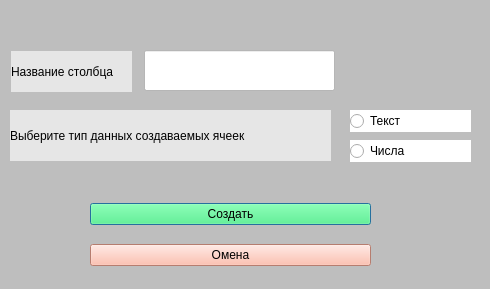
<?xml version="1.0" encoding="UTF-8"?>
<ui version="4.0">
 <class>ColumnAdd</class>
 <widget class="QDialog" name="ColumnAdd">
  <property name="geometry">
   <rect>
    <x>0</x>
    <y>0</y>
    <width>490</width>
    <height>289</height>
   </rect>
  </property>
  <property name="windowTitle">
   <string>Dialog</string>
  </property>
  <property name="styleSheet">
   <string notr="true">background-color: rgb(190, 190, 190);</string>
  </property>
  <widget class="QLabel" name="label">
   <property name="geometry">
    <rect>
     <x>11</x>
     <y>51</y>
     <width>121</width>
     <height>41</height>
    </rect>
   </property>
   <property name="styleSheet">
    <string notr="true">background-color: rgb(230, 230, 230);</string>
   </property>
   <property name="text">
    <string>Название столбца</string>
   </property>
  </widget>
  <widget class="QLineEdit" name="name">
   <property name="geometry">
    <rect>
     <x>144</x>
     <y>50</y>
     <width>191</width>
     <height>41</height>
    </rect>
   </property>
   <property name="styleSheet">
    <string notr="true">background-color: rgb(255, 255, 255);</string>
   </property>
  </widget>
  <widget class="QLabel" name="label_2">
   <property name="geometry">
    <rect>
     <x>10</x>
     <y>110</y>
     <width>321</width>
     <height>51</height>
    </rect>
   </property>
   <property name="styleSheet">
    <string notr="true">background-color: rgb(230, 230, 230);</string>
   </property>
   <property name="text">
    <string>Выберите тип данных создаваемых ячеек</string>
   </property>
  </widget>
  <widget class="QRadioButton" name="text">
   <property name="geometry">
    <rect>
     <x>350</x>
     <y>110</y>
     <width>121</width>
     <height>22</height>
    </rect>
   </property>
   <property name="styleSheet">
    <string notr="true">background-color: rgb(255, 255, 255);</string>
   </property>
   <property name="text">
    <string>Текст</string>
   </property>
  </widget>
  <widget class="QRadioButton" name="numb">
   <property name="geometry">
    <rect>
     <x>350</x>
     <y>140</y>
     <width>121</width>
     <height>22</height>
    </rect>
   </property>
   <property name="styleSheet">
    <string notr="true">background-color: rgb(255, 255, 255);</string>
   </property>
   <property name="text">
    <string>Числа</string>
   </property>
  </widget>
  <widget class="QWidget" name="">
   <property name="geometry">
    <rect>
     <x>90</x>
     <y>190</y>
     <width>281</width>
     <height>91</height>
    </rect>
   </property>
   <layout class="QVBoxLayout" name="verticalLayout">
    <item>
     <widget class="QPushButton" name="pushButton_2">
      <property name="styleSheet">
       <string notr="true">background-color: rgb(56, 255, 119);</string>
      </property>
      <property name="text">
       <string>Создать</string>
      </property>
     </widget>
    </item>
    <item>
     <widget class="QPushButton" name="pushButton">
      <property name="styleSheet">
       <string notr="true">background-color: rgb(255, 175, 155);</string>
      </property>
      <property name="text">
       <string>Омена</string>
      </property>
     </widget>
    </item>
   </layout>
  </widget>
 </widget>
 <resources/>
 <connections>
  <connection>
   <sender>pushButton</sender>
   <signal>clicked()</signal>
   <receiver>ColumnAdd</receiver>
   <slot>hide()</slot>
   <hints>
    <hint type="sourcelabel">
     <x>180</x>
     <y>244</y>
    </hint>
    <hint type="destinationlabel">
     <x>61</x>
     <y>199</y>
    </hint>
   </hints>
  </connection>
 </connections>
</ui>
